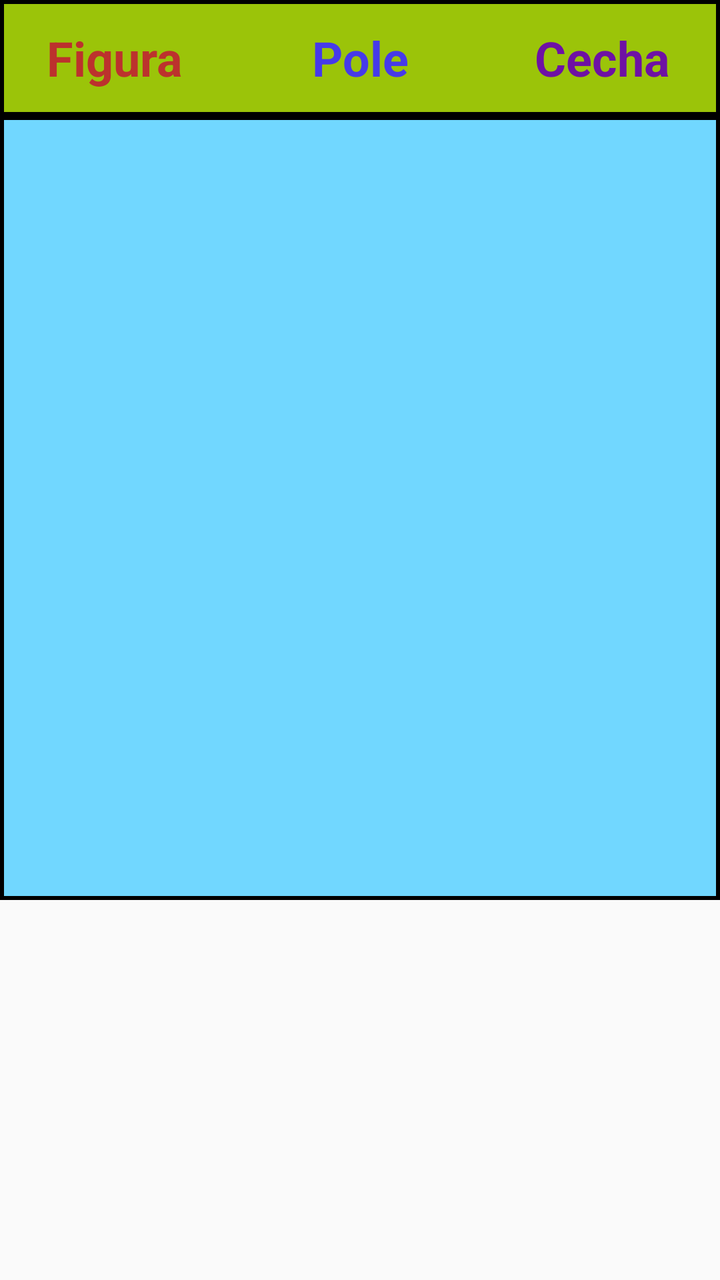
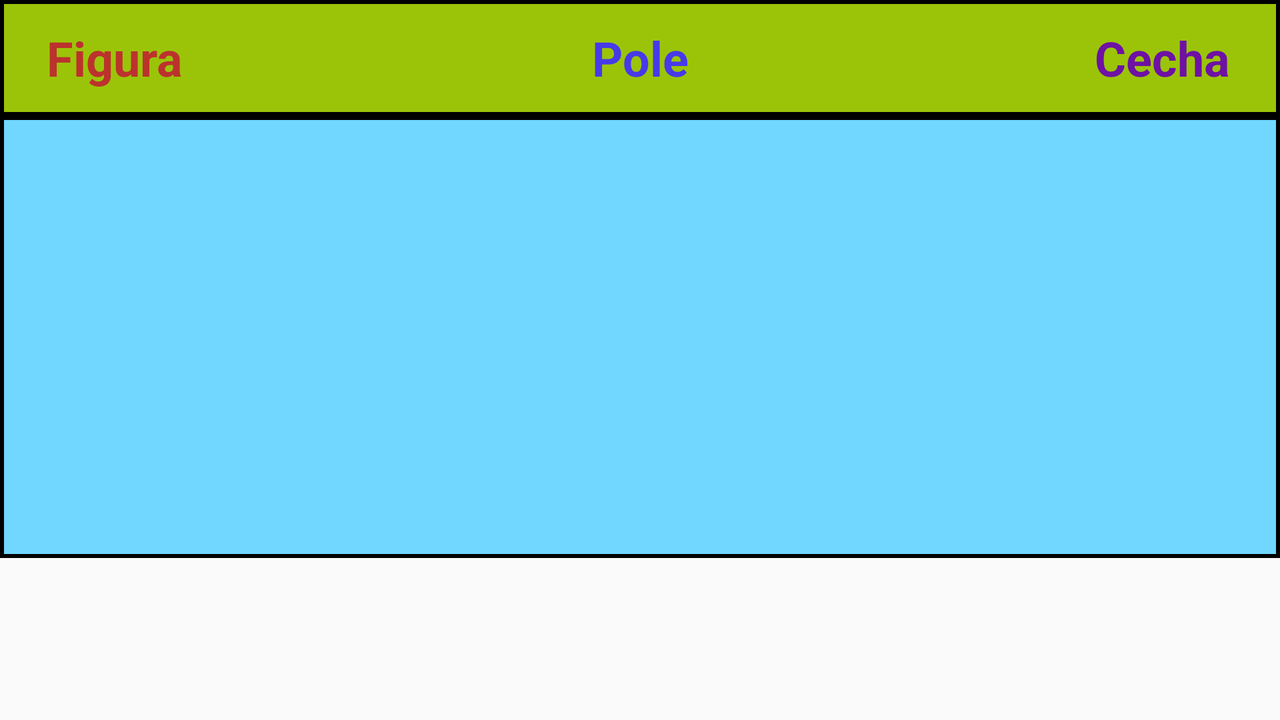

The same Android screen from two of the app's own layout files: first res/layout/ as a phone draws it, then the repository's variant for another configuration, drawn on a device whose configuration selects that folder. Both files follow.
<!-- AndroidManifest.xml: application theme AppTheme -->
<!-- res/layout/activity_lista.xml -->
<?xml version="1.0" encoding="utf-8"?>
<LinearLayout xmlns:android="http://schemas.android.com/apk/res/android"
    android:layout_width="fill_parent"
    android:layout_height="fill_parent"
    android:orientation="vertical"
    android:weightSum="1">

    <RelativeLayout
        android:orientation="horizontal"
        android:layout_width="match_parent"
        android:background="@drawable/kwadracik"
        android:layout_height="58dp">

        <TextView
            android:text="Figura"
            android:layout_width="wrap_content"
            android:layout_height="match_parent"
            android:width="100dp"
            android:textColor="#bc322d"
            android:gravity="center"
            android:textStyle="bold"
            android:id="@+id/textView6"
            android:layout_weight="0.26"
            android:textSize="24sp"
            android:layout_marginLeft="7dp"
            android:layout_marginStart="7dp"
            android:layout_alignParentTop="true"
            android:layout_alignParentLeft="true"
            android:layout_alignParentStart="true" />

        <TextView
            android:text="Cecha"
            android:layout_width="wrap_content"
            android:gravity="center"
            android:textColor="#6e11a4"
            android:textStyle="bold"
            android:layout_height="match_parent"
            android:width="100dp"
            android:id="@+id/textView4"
            android:layout_weight="0.35"
            android:textSize="24sp"
            android:layout_alignParentTop="true"
            android:layout_alignParentRight="true"
            android:layout_alignParentEnd="true"
            android:layout_marginRight="9dp"
            android:layout_marginEnd="9dp" />

        <TextView
            android:text="Pole"
            android:width="100dp"
            android:layout_width="wrap_content"
            android:layout_height="match_parent"
            android:textColor="#463ae9"
            android:textStyle="bold"
            android:gravity="center"
            android:id="@+id/textView5"
            android:layout_weight="0.38"
            android:textSize="24sp"
            android:layout_alignParentTop="true"
            android:layout_centerHorizontal="true" />
    </RelativeLayout>

    <ScrollView
        android:layout_width="match_parent"
        android:layout_height="394dp">

        <LinearLayout
            android:layout_width="match_parent"
            android:layout_height="wrap_content"
            android:background="@drawable/kwadracikscroll"
            android:orientation="vertical" >

            <GridView
                android:id="@+id/gridview"
                android:layout_width="match_parent"
                android:layout_height="392dp"
                android:columnWidth="90dp"
                android:minHeight="200dp"
                android:numColumns="3"
                android:verticalSpacing="15dp"
                android:horizontalSpacing="10dp"
                android:stretchMode="columnWidth"
                android:gravity="center" />

        </LinearLayout>
    </ScrollView>

    <TextView
        android:layout_width="match_parent"
        android:layout_height="match_parent"
        android:id="@+id/liczbaFigur"
        android:gravity="center"
        android:height="50sp"
        android:textSize="30sp"
        android:textColor="@android:color/holo_orange_dark"
        android:textAlignment="viewStart" />

</LinearLayout>
<!-- resources referenced by this layout -->
<resources>
  <!-- drawable kwadracik (drawable) -->
  <shape xmlns:android="http://schemas.android.com/apk/res/android" android:shape="rectangle" >
      <solid android:color="#9bc409" />
      <stroke android:width="2dip"
              android:color="#000000"
  
          />
  </shape>
  <!-- drawable kwadracikscroll (drawable) -->
  <shape xmlns:android="http://schemas.android.com/apk/res/android" android:shape="rectangle" >
      <solid android:color="#71d7ff" />
      <stroke android:width="2dip"
              android:color="#000000"
  
          />
  </shape>
  <style name="AppTheme" parent="Theme.AppCompat.Light.DarkActionBar">
          
          <item name="colorPrimary">@color/colorPrimary</item>
          <item name="colorPrimaryDark">@color/colorPrimaryDark</item>
          <item name="colorAccent">@color/colorAccent</item>
      </style>
</resources>
<!-- res/layout-land/activity_lista.xml (the repository's variant of the layout above) -->
<!-- drawn on the phone turned sideways -->
<?xml version="1.0" encoding="utf-8"?>
<LinearLayout xmlns:android="http://schemas.android.com/apk/res/android"
    android:layout_width="fill_parent"
    android:layout_height="fill_parent"
    android:orientation="vertical"
    android:weightSum="1">

    <RelativeLayout
        android:orientation="horizontal"
        android:layout_width="match_parent"
        android:background="@drawable/kwadracik"
        android:layout_height="58dp">

        <TextView
            android:text="Figura"
            android:layout_width="wrap_content"
            android:layout_height="match_parent"
            android:width="100dp"
            android:textColor="#bc322d"
            android:gravity="center"
            android:textStyle="bold"
            android:id="@+id/textView6"
            android:layout_weight="0.26"
            android:textSize="24sp"
            android:layout_marginLeft="7dp"
            android:layout_marginStart="7dp"
            android:layout_alignParentTop="true"
            android:layout_alignParentLeft="true"
            android:layout_alignParentStart="true" />

        <TextView
            android:text="Cecha"
            android:layout_width="wrap_content"
            android:gravity="center"
            android:textColor="#6e11a4"
            android:textStyle="bold"
            android:layout_height="match_parent"
            android:width="100dp"
            android:id="@+id/textView4"
            android:layout_weight="0.35"
            android:textSize="24sp"
            android:layout_alignParentTop="true"
            android:layout_alignParentRight="true"
            android:layout_alignParentEnd="true"
            android:layout_marginRight="9dp"
            android:layout_marginEnd="9dp" />

        <TextView
            android:text="Pole"
            android:width="100dp"
            android:layout_width="wrap_content"
            android:layout_height="match_parent"
            android:textColor="#463ae9"
            android:textStyle="bold"
            android:gravity="center"
            android:id="@+id/textView5"
            android:layout_weight="0.38"
            android:textSize="24sp"
            android:layout_alignParentTop="true"
            android:layout_centerHorizontal="true" />
    </RelativeLayout>

    <ScrollView
        android:layout_width="match_parent"
        android:layout_height="match_parent">

        <LinearLayout
            android:layout_width="match_parent"
            android:layout_height="wrap_content"
            android:background="@drawable/kwadracikscroll"
            android:orientation="vertical" >

            <GridView
                android:id="@+id/gridview"
                android:layout_width="match_parent"
                android:layout_height="221dp"
                android:columnWidth="90dp"
                android:minHeight="200dp"
                android:numColumns="3"
                android:verticalSpacing="15dp"
                android:horizontalSpacing="10dp"
                android:stretchMode="columnWidth"
                android:gravity="center" />
        </LinearLayout>
    </ScrollView>

</LinearLayout>
